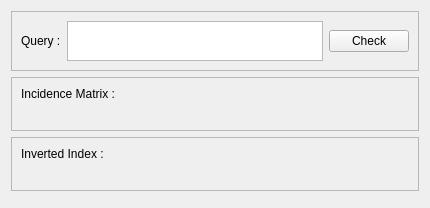
            <widget class="QWidget" name="tab">
             <attribute name="title">
              <string>Boolean Model</string>
             </attribute>
             <layout class="QVBoxLayout" name="verticalLayout_19">
              <item>
               <widget class="QFrame" name="frame_15">
                <property name="maximumSize">
                 <size>
                  <width>16777215</width>
                  <height>60</height>
                 </size>
                </property>
                <property name="frameShape">
                 <enum>QFrame::StyledPanel</enum>
                </property>
                <property name="frameShadow">
                 <enum>QFrame::Raised</enum>
                </property>
                <layout class="QHBoxLayout" name="horizontalLayout_5">
                 <item>
                  <widget class="QLabel" name="label_13">
                   <property name="text">
                    <string>Query :</string>
                   </property>
                  </widget>
                 </item>
                 <item>
                  <widget class="QTextEdit" name="editBool">
                   <property name="sizePolicy">
                    <sizepolicy hsizetype="Expanding" vsizetype="Preferred">
                     <horstretch>0</horstretch>
                     <verstretch>0</verstretch>
                    </sizepolicy>
                   </property>
                  </widget>
                 </item>
                 <item>
                  <widget class="QPushButton" name="btnBool">
                   <property name="text">
                    <string>Check</string>
                   </property>
                  </widget>
                 </item>
                </layout>
               </widget>
              </item>
              <item>
               <widget class="QFrame" name="frame_12">
                <property name="maximumSize">
                 <size>
                  <width>16777215</width>
                  <height>60</height>
                 </size>
                </property>
                <property name="frameShape">
                 <enum>QFrame::StyledPanel</enum>
                </property>
                <property name="frameShadow">
                 <enum>QFrame::Raised</enum>
                </property>
                <layout class="QVBoxLayout" name="verticalLayout_20">
                 <item>
                  <widget class="QLabel" name="label_11">
                   <property name="text">
                    <string>Incidence Matrix :</string>
                   </property>
                  </widget>
                 </item>
                 <item>
                  <widget class="QLabel" name="boolIncidence">
                   <property name="text">
                    <string/>
                   </property>
                  </widget>
                 </item>
                </layout>
               </widget>
              </item>
              <item>
               <widget class="QFrame" name="frame_13">
                <property name="maximumSize">
                 <size>
                  <width>16777215</width>
                  <height>60</height>
                 </size>
                </property>
                <property name="frameShape">
                 <enum>QFrame::StyledPanel</enum>
                </property>
                <property name="frameShadow">
                 <enum>QFrame::Raised</enum>
                </property>
                <layout class="QVBoxLayout" name="verticalLayout_21">
                 <item>
                  <widget class="QLabel" name="label_12">
                   <property name="text">
                    <string>Inverted Index :</string>
                   </property>
                  </widget>
                 </item>
                 <item>
                  <widget class="QLabel" name="boolInverted">
                   <property name="text">
                    <string/>
                   </property>
                  </widget>
                 </item>
                </layout>
               </widget>
              </item>
              <item>
               <widget class="QFrame" name="frame_14">
                <property name="frameShape">
                 <enum>QFrame::StyledPanel</enum>
                </property>
                <property name="frameShadow">
                 <enum>QFrame::Raised</enum>
                </property>
               </widget>
              </item>
             </layout>
            </widget>
